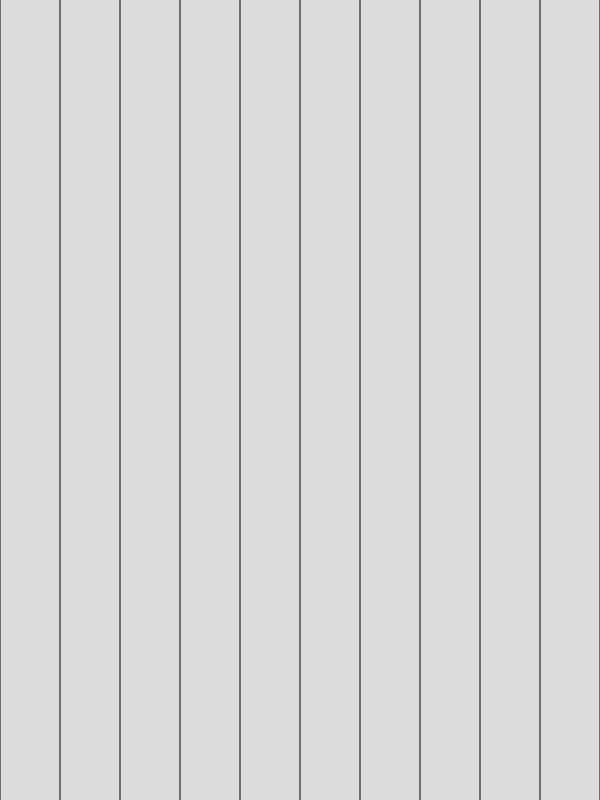
Frame 1 (no input)
Frame 60 (no input): identical to frame 1, image omitted
Frame 120 (the mouse pressed at the canvas centre since frame 60): identical to frame 1, image omitted

The p5.js sketch that drew this single still picture (run headless with seeded random() and noise() and a simulated clock; from frame 60 on, the mouse is pressed at the canvas centre):

// p5.js sketch
// ── sketch.js
function setup() {
  createCanvas(600, 800);
}

function draw() {
  background(220);
  grid();
}

function grid(){

  for (var x = 0; x <= width; x += width/10) {
    stroke(0);
		strokeWeight(1);
		line(x, 0, x, height);

  }





}
